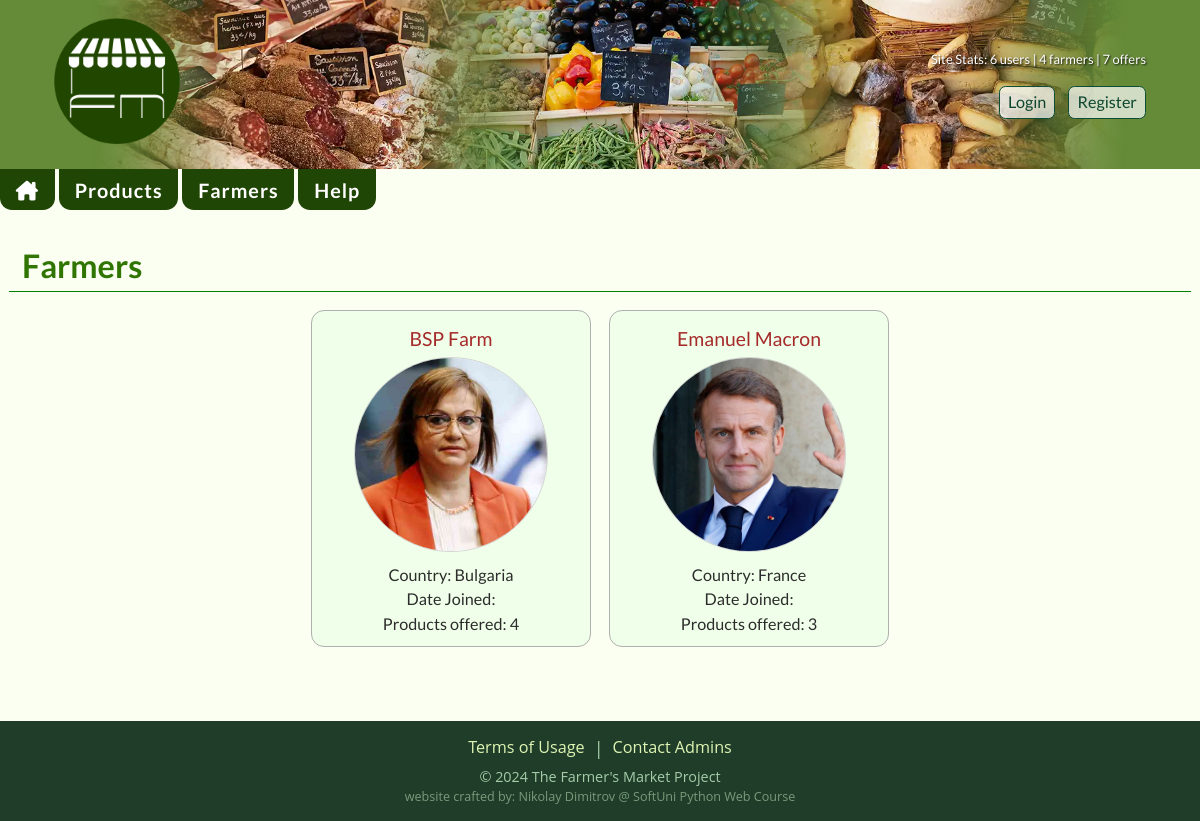
The page /sellers/ on the database its author committed.
### sellers/models.py (models this page shows, shortened)
class Seller(models.Model):
    name = models.CharField(
        max_length=30,
        validators=[
            MinLengthValidator(5),
        ],
        unique=True,
        error_messages={
            'unique': _('Seller with this name already exists. Please choose another name!'),
        },
        help_text='Farm or farmer name. ',
    )
    description = models.TextField(
        help_text='A brief farm description and you as a farmer.',
        validators=[
            MinLengthValidator(20),
        ],
    )
    city = models.CharField(
        max_length=40,
        help_text='City or village name the farm is allocated near.',
    )
    address = models.CharField(
        max_length=50,
        help_text='Address of the farm.',
    )
    photo = models.ImageField(
        upload_to='sellers/',
        validators=(image_size_validator,),
        help_text='Photo of yourself.',
    )
    website_url = models.URLField(
        null=True,
        blank=True,
        help_text='Optional. Website URL including https prefix.',
    )
    approved = models.BooleanField(
        default=False
    )
    account = models.ForeignKey(
        to=AccountUser,
        related_name='sellers',
        on_delete=models.CASCADE,
    )

### accounts/models.py (models this page shows, shortened)
class Profile(models.Model):
    class EUCountries(models.TextChoices):
        AUSTRIA = 'Austria', 'Austria'
        BELGIUM = 'Belgium', 'Belgium'
        BULGARIA = 'Bulgaria', 'Bulgaria'
        CROATIA = 'Croatia', 'Croatia'
        REPUBLIC_OF_CYPRUS = 'Cyprus', 'Republic of Cyprus'
        CZECH_REPUBLIC = 'Czech Republic', 'Czech Republic'
        DENMARK = 'Denmark', 'Denmark'
        ESTONIA = 'Estonia', 'Estonia'
        FINLAND = 'Finland', 'Finland'
        FRANCE = 'France', 'France'
        GERMANY = 'Germany', 'Germany'
        GREECE = 'Greece', 'Greece'
        HUNGARY = 'Hungary', 'Hungary'
        IRELAND = 'Ireland', 'Ireland'
        ITALY = 'Italy', 'Italy'
        LATVIA = 'Latvia', 'Latvia'
        LITHUANIA = 'Lithuania', 'Lithuania'
        LUXEMBOURG = 'Luxembourg', 'Luxembourg'
        MALTA = 'Malta', 'Malta'
        NETHERLANDS = 'Netherlands', 'Netherlands'
        POLAND = 'Poland', 'Poland'
        PORTUGAL = 'Portugal', 'Portugal'
        ROMANIA = 'Romania', 'Romania'
        SLOVAKIA = 'Slovakia', 'Slovakia'
        SLOVENIA = 'Slovenia', 'Slovenia'
        SPAIN = 'Spain', 'Spain'
        SWEDEN = 'Sweden', 'Sweden'
    user = models.OneToOneField(
        to=AccountUser,
        on_delete=models.CASCADE,
        primary_key=True,
    )
    first_name = models.CharField(
        max_length=30,
        null=True,
        blank=True,
    )
    last_name = models.CharField(
        max_length=30,
        null=True,
        blank=True,
    )
    country = models.CharField(
        max_length=15,
        choices=EUCountries.choices,
        default=EUCountries.AUSTRIA,
        null=True,
        blank=True,
    )
    phone_number = models.CharField(
        max_length=16,
        validators=(
            MinLengthValidator(8),
        ),
        null=True,
        blank=True,
        help_text='Must include the country code, without whitespaces.',
    )

### sellers/views.py (the view)
# urls.py: path('', views.SellersListView.as_view(), name='sellers'),
class SellersListView(views.ListView):
    model = Seller
    template_name = 'sellers/sellers.html'
    ordering = '-pk'
    paginate_by = 4

### fMarket/context_processors.py (called while the page is built, shortened)
def seller_pk(request):
    if request.user.is_authenticated:
        try:
            seller = Seller.objects.get(account=request.user)
            return {'seller_pk': seller.pk}
        except Seller.DoesNotExist:
            pass
    return {'seller_pk': None}

def seller_approved(request):
    if request.user.is_authenticated:
        try:
            Seller.objects.get(account=request.user, approved=True)
            return {'seller_approved': True}
        except Seller.DoesNotExist:
            pass
    return {'seller_approved': False}

def account_complete(request):
    return {'account_complete': True}

def site_stats(request):
    num_users = UserModel.objects.all().count()
    num_sellers = Seller.objects.all().count()
    num_products = Product.objects.all().count()
    data = {
        'number_of_users': num_users,
        'number_of_sellers': num_sellers,
        'number_of_products': num_products,
    }
    return data

def user_wrote_review(request):
    if not request.user.is_authenticated or not hasattr(request, 'product'):
        return {'user_wrote_review': False}
    product = request.product
    user_review_exists = Review.objects.filter(product=product, owner=request.user).exists()
    return {'user_wrote_review': user_review_exists}

### templates/sellers/sellers.html (shortened to what this page needs)
{% extends 'base.html' %}
{% load static %}
{% block content %}
    {% if object_list %}
        <h1>Farmers</h1>
        <section class="sellers-section">
            {% for seller in object_list %}
                {% if seller.approved %}
                    <div class="seller-wrapper">
                        {% if request.user.pk == seller.account.profile.pk %}
                            <h4>{{ seller.name }} <i class="fa-solid fa-user"></i></h4>
                        {% else %}
                            <h4>{{ seller.name }}</h4>
                        {% endif %}
                        <a href="{% url 'seller-details' pk=seller.pk %}" title="Farmer: {{ seller.name }}">
                            <div class="seller-img-wrapper">
                                <img src="{{ seller.photo.url }}" alt="{{ object.name }}">
                            </div>
                        </a>
                        <div class="seller-details">
                            <p>Country: {{ seller.account.profile.country }}</p>
                            <p>Date Joined: {{ user.date_joined|date:"d M Y" }}</p>
                            <p>Products offered: {{ seller.products.count }}</p>
                        </div>
                    </div>
                {% endif %}
            {% endfor %}
        </section>
        <div class="pagination">
        </div>
    {% else %}
        <p>No farmers listed yet</p>
    {% endif %}
{% endblock %}

### static/css/root.css (style rules this page uses)
html { font-family: "Lato", Verdana, sans-serif; font-size: 16px; line-height: 1.5; color: #2c2c2c; }
@media (min-width: 420px) { html { font-size: 17px; } }
@media (min-width: 1200px) { html { font-size: 18px; } }
body { background-color: #fafff1; width: 100%; }
::placeholder { font-weight: 300; }
h1 { font-size: 1.6em; font-weight: 700; color: rgb(47, 117, 0); margin: 0.5em 0; border-bottom: 1px solid green; padding-left: 0.4em; }
h4 { font-size: 1.2em; font-weight: 400; margin: 1em 0; color: rgb(49, 49, 49); }
@media (min-width: 960px) { h1 { font-size: 1.8em; } }
main a { color: rgb(0, 166, 172); font-weight: 700; text-decoration: none; }

### static/css/main.css (style rules this page uses)
main p { max-width: 70ch; }
.pagination { padding: 2em 0 0.5em 0; display: flex; flex-direction: row; gap: 1em; justify-content: center; }

### static/css/sellers.css (style rules this page uses)
.sellers-section { margin-top: 1em; display: flex; justify-content: center; gap: 1em; flex-wrap: wrap; }
.seller-wrapper { display: flex; flex-direction: column; justify-content: flex-start; align-items: center; padding: 0.6em 0.5em 0.3em 0.5em; border: 1px solid rgb(175, 175, 175); border-radius: 0.8em; width: 280px; font-size: 0.9em; background-color: #f0ffe9; }
.seller-wrapper h4 { text-align: center; font-weight: 400; margin: 0.2em 0; color: brown; }
.seller-img-wrapper { object-fit: cover; margin: 0 auto; }
.seller-img-wrapper img { object-fit: cover; width: 12em; height: 12em; border:1px solid lightgray; border-radius: 50%; overflow: hidden; transition: 0.3s ease; }
.seller-details { text-align: center; width: 100%; font-weight: 400; padding: 0.3em 0.8em; border-radius: 0.4em; }

### rows shown on the page
Seller: name "BSP Farm", photo (picture), account.profile.country "Bulgaria", products.count "4"
Seller: name "Emanuel Macron", photo (picture), account.profile.country "France", products.count "3"

### other values the page prints
{{ number_of_users }} "6"
{{ number_of_sellers }} "4"
{{ number_of_products }} "7"
